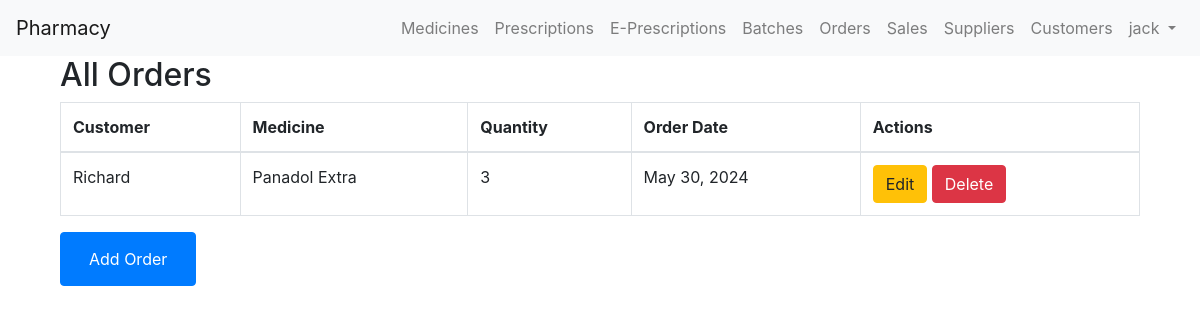
The page /orders/ (signed in) on the database as committed earlier.
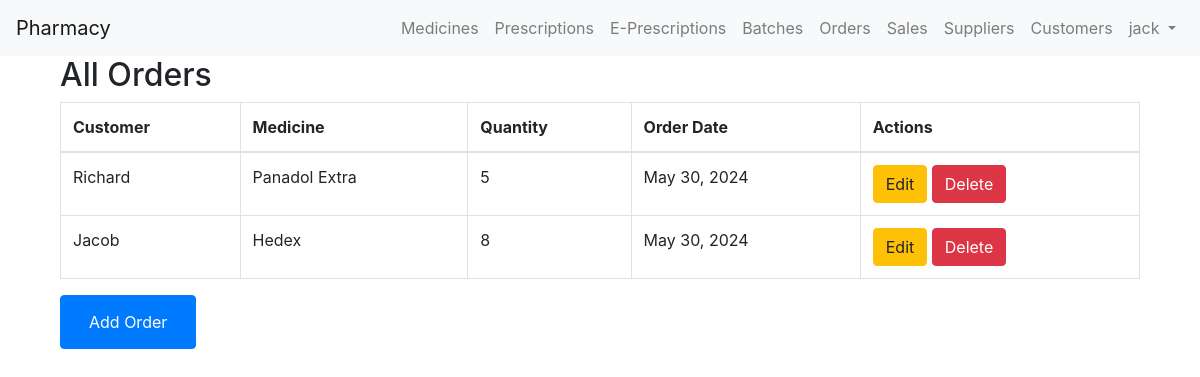
The same page on the database as committed later.
### chemistApi/models.py (models this page shows, shortened)
class Order(models.Model):
    customer = models.ForeignKey(Customer, on_delete=models.SET_NULL, null=True, blank=True, default=None)
    medicine = models.ForeignKey(Medicine, related_name='orders', on_delete=models.CASCADE)
    quantity = models.IntegerField()
    order_date = models.DateField(auto_now_add=True)

class Customer(models.Model):
    name = models.CharField(max_length=255)
    contact = models.CharField(max_length=20, unique=True)

class Medicine(models.Model):
    name = models.CharField(max_length=255)
    supplier = models.ForeignKey(Supplier, on_delete=models.CASCADE)
    description = models.TextField(default='No description provided')
    price = models.DecimalField(max_digits=10, decimal_places=2, default=0)

### chemistApi/views.py (the view)
# urls.py: path('orders/', views.OrderListView.as_view(), name='order_list'),
@method_decorator(login_required, name='dispatch')
class OrderListView(ListView):
    model = Order
    template_name = 'order_list.html'
    context_object_name = 'orders'

### chemistApi/templates/order_list.html (shortened to what this page needs)
{% extends 'base.html' %}
{% block content %}
<div class="container">
    <h2>All Orders</h2>
    <table class="table table-bordered">
        <thead>
            <tr>
                <th>Customer</th>
                <th>Medicine</th>
                <th>Quantity</th>
                <th>Order Date</th>
                <th>Actions</th>
            </tr>
        </thead>
        <tbody>
            {% for order in orders %}
            <tr>
                <td>{{ order.customer.name }}</td>
                <td>{{ order.medicine.name }}</td>
                <td>{{ order.quantity }}</td>
                <td>{{ order.order_date }}</td>
                <td>
                    <a href="{% url 'update_order' order.pk %}" class="btn btn-warning">Edit</a>
                    <a href="{% url 'delete_order' order.pk %}" class="btn btn-danger">Delete</a>
                </td>
            </tr>
            {% endfor %}
        </tbody>
    </table>
    <button class="btn btn-primary">
        <a href="{% url 'create_order' %}" class="nav-link text-white">Add Order</a>
    </button>
</div>
{% endblock %}

Rows that differ between the two databases and show on the page:
changed Order "Richard": quantity "3" → "5"
added Order: customer.name "Jacob", medicine.name "Hedex", quantity "8", order_date "May 30, 2024"
